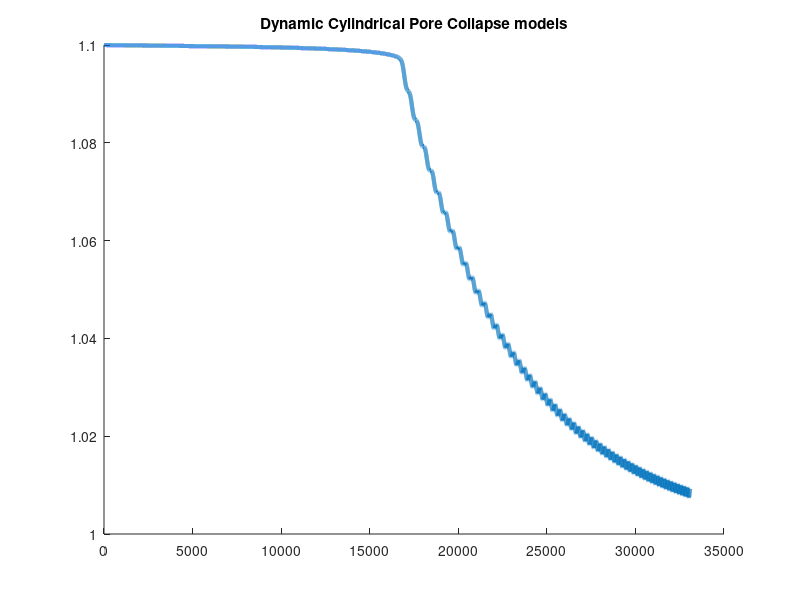

This chart was generated by the following MATLAB code:
clc,clear all

%%%Dynamic pore collapse
d=1e-9; %nanosecond
alpha0=1.1;
a0=20e-6; %initial size


Y=276e6; %Yield 
rho=2.7e3; % density

Pcrit=(2*Y/3)*log(alpha0/(alpha0-1)); 
Prate=0.2 * 1e8; 
P=0:Prate/1000:1.5*Pcrit;

 alpha_d=zeros(length(P),1);
G=25e9; 


alpha_d(1)=alpha0;
 alpha_d(2)=alpha_d(1);



 for k=2:length(P)


a=sqrt(a0*a0*(alpha_d(k)-1)/(alpha0-1));
b=sqrt(a0*a0*alpha_d(k)/(alpha0-1));
B=a0*a0*(alpha0-alpha_d(k))/(alpha0-1);

if (4*G*B/a/a)<=Y

    %Pure elastic%

rhs=P(k)-2*G*B*((1/a/a)-(1/b/b));
rhs=rhs/rho;
bdott=  -1*((alpha_d(k)-alpha_d(k-1))/d)*a0*a0/(alpha0-1);
deductterm=(bdott^2)/4*((1/b/b)-(1/a/a));
rhs=rhs-deductterm;
rhs=rhs*2/log(b/a);
alpha_d(k+1)=(rhs*d*d*(alpha0-1)/(-1*a0*a0))+2*alpha_d(k)-alpha_d(k-1);

elseif (4*G*B/a/a)>Y && (4*G*B/b/b)<Y

    %Elastic-plastic
c=sqrt(4*G*B/Y);

extraterm=Y*log(c/a);
rhs=P(k)-2*G*B*((1/c/c)-(1/b/b))-extraterm;
rhs=rhs/rho;
bdott=  -1*((alpha_d(k)-alpha_d(k-1))/d)*a0*a0/(alpha0-1);
deductterm=(bdott^2)/4*((1/b/b)-(1/a/a));
rhs=rhs-deductterm;
rhs=rhs*2/log(b/a);
alpha_d(k+1)=(rhs*d*d*(alpha0-1)/(-1*a0*a0))+2*alpha_d(k)-alpha_d(k-1);


else
    extraterm=Y*log(b/a);
rhs=P(k)-extraterm;
rhs=rhs/rho;
bdott=  -1*((alpha_d(k)-alpha_d(k-1))/d)*a0*a0/(alpha0-1);
deductterm=(bdott^2)/4*((1/b/b)-(1/a/a));
rhs=rhs-deductterm;
rhs=rhs*2/log(b/a);
alpha_d(k+1)=(rhs*d*d*(alpha0-1)/(-1*a0*a0))+2*alpha_d(k)-alpha_d(k-1);

    
    %fully plastic
end


 end



 hold on
plot(alpha_d,'LineWidth',3)


title('Dynamic Cylindrical Pore Collapse models')

